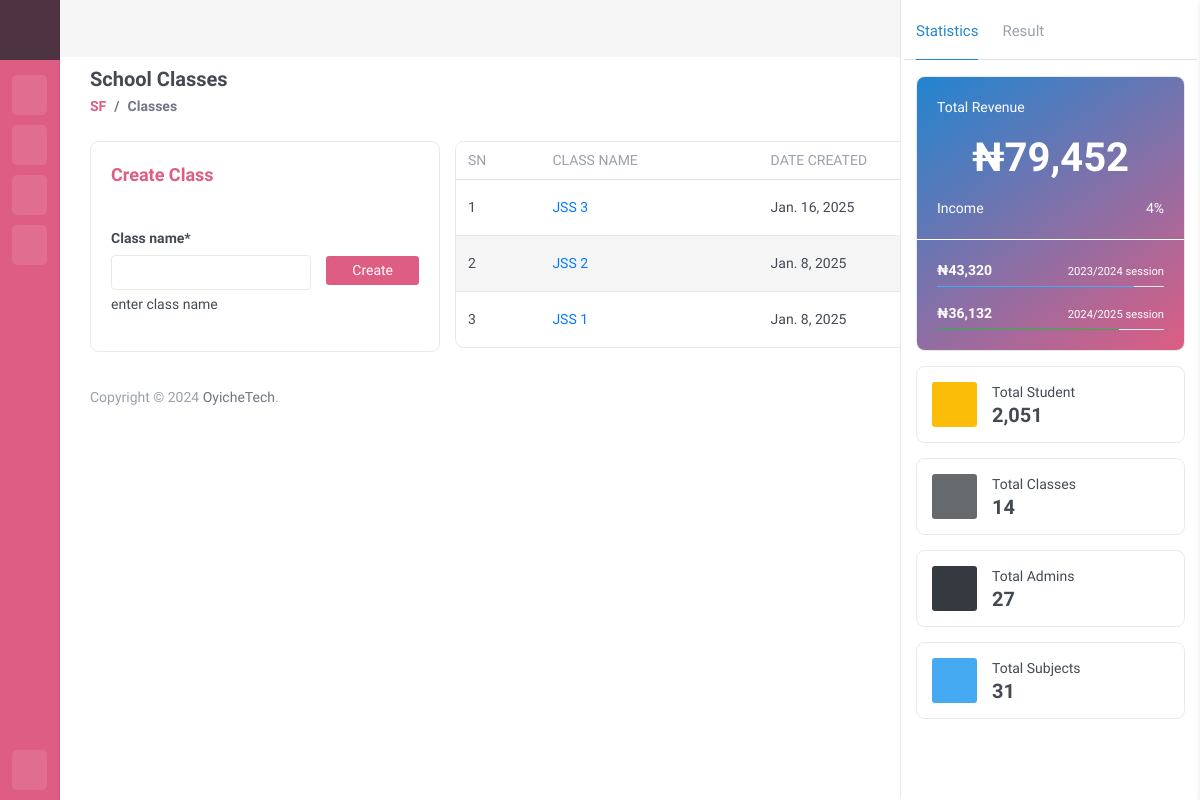
The page /sch/school_classes (signed in) on the database its author committed.
### oyiche_auth/models.py (models this page shows, shortened)
class User(AbstractBaseUser, PermissionsMixin):
    user_id = models.UUIDField(
        default=uuid.uuid4, primary_key=True, unique=True, editable=False)
    username = models.CharField(
        max_length=20, db_index=True, unique=True, blank=True)
    userType = models.ForeignKey(
        to="UserType", on_delete=models.CASCADE, blank=True, null=True)
    phone = models.CharField(max_length=11, db_index=True,
                             unique=True, blank=True, null=True)
    pic = models.ImageField(default='img/user.png',
                            null=True, blank=True, upload_to='uploads/profile/')
    email = models.CharField(max_length=100, db_index=True, unique=True,
                             verbose_name='email address', blank=True, null=True)
    date_joined = models.DateTimeField(
        verbose_name='date_joined', auto_now_add=True)
    last_login = models.DateTimeField(
        verbose_name='last_login', auto_now=True, null=True)
    is_active = models.BooleanField(default=True)
    is_staff = models.BooleanField(default=False)
    is_superuser = models.BooleanField(default=False)
    USERNAME_FIELD = 'username'
    REQUIRED_FIELDS = []
    objects = UserManager()
    def get_school_name(self):
        try:
            if str(self.userType) == 'school':
                school = SchoolInformation.objects.get(principal_id=self.user_id)
                return school.school_username
            elif str(self.userType) == 'student':
                student = StudentInformation.objects.get(user_id=self.user_id)
                return student.school.school_username
            elif str(self.userType) == 'admin':
                return 'Oyiche'
            return None
        except SchoolInformation.DoesNotExist:
            raise Http404("School Information not Found! contact Host.")
        except StudentInformation.DoesNotExist:
            raise Http404("School Information not Found! contact School.")
        except Exception as e:
            return redirect('auth:login')  # Redirect to login page in case of unexpected errors
    class Meta:
        db_table = 'Users'
        verbose_name_plural = 'Users'

class UserType(models.Model):
    user_title = models.CharField(max_length=20, unique=True)
    user_description = models.CharField(max_length=100, blank=True, null=True)
    def __str__(self):
        return self.user_title
    class Meta:
        db_table = 'UserType'
        verbose_name_plural = 'UserType'

### oyiche_schMGT/models.py (models this page shows, shortened)
class SchoolInformation(models.Model):
    sch_id = models.UUIDField(
        default=uuid.uuid4, primary_key=True, unique=True, editable=False)
    principal_id = models.ForeignKey(
        to=settings.AUTH_USER_MODEL, on_delete=models.CASCADE)
    school_name = models.CharField(max_length=500, db_index=True)
    school_username = models.CharField(
        max_length=20, db_index=True, unique=True)
    school_email = models.CharField(
        max_length=100, db_index=True, unique=True, verbose_name="email address", blank=True, null=True)
    school_logo = models.ImageField(
        null=True, blank=True, upload_to="uploads/logos/")
    school_address = models.CharField(max_length=200, db_index=True)
    school_category = models.ForeignKey(
        to="SchoolCategory", on_delete=models.CASCADE)
    school_type = models.ForeignKey(
        to="SchoolType", on_delete=models.CASCADE)
    date_created = models.DateField(auto_now_add=True)
    class Meta:
        db_table = 'School Information'
        verbose_name_plural = 'School Information'

class SchoolClasses(models.Model):
    class_name = models.CharField(max_length=20)
    school_info = models.ForeignKey(
        to=SchoolInformation, on_delete=models.CASCADE, related_name="school_class")
    date_created = models.DateTimeField(auto_now_add=True)
    class Meta:
        db_table = 'School Classes'
        verbose_name_plural = 'School Classes'
        constraints = [
            models.UniqueConstraint(
                fields=["school_info", "class_name"],
                name="unique_class_per_school",
            )
        ]

### oyiche_schMGT/views.py (the view, shortened to what this page needs)
# urls.py: path("school_classes", SchoolClassesView.as_view(), name="school_classes"),
class SchoolClassesView(LoginRequiredMixin, ListView):
    model = SchoolClasses
    template_name = "backend/classes/school_classes.html"
    form = SchoolClassesForm
    def get_queryset(self):
        school = get_school(self.request)
        if school:
            return SchoolClasses.objects.filter(school_info=school).order_by('-date_created')
        return SchoolClasses.objects.none()
    def get_context_data(self, **kwargs):
        school = get_school(self.request)
        context = super(SchoolClassesView, self).get_context_data(**kwargs)
        context['form'] = self.form(school=school)
        return context

### oyiche_schMGT/forms.py (shortened to what this page needs)
class SchoolClassesForm(forms.ModelForm):
    def __init__(self, *args, **kwargs):
        self.school = kwargs.pop('school', '')
        super(SchoolClassesForm, self).__init__(*args, **kwargs)
    class_name = forms.CharField(help_text='enter class name', widget=forms.TextInput(
        attrs={
            'class': 'form-control',
            'type': 'text',
        }
    ))
    class Meta:
        model = SchoolClasses
        fields = ('class_name',)

### oyiche_schMGT/views.py (called while the page is built)
def get_school(request):
    school = None
    try:
        school = SchoolAdminInformation.objects.get(user=request.user)
        return school
    except SchoolAdminInformation.DoesNotExist:
        try:
            school = SchoolInformation.objects.get(
                principal_id=request.user)
        except SchoolInformation.DoesNotExist:
            messages.error(
                request, "Profile doesn't exist!!, therefore files list can't be displayed")
            return None
    finally:
        return school

### Templates/backend/classes/school_classes.html (shortened to what this page needs)
{% extends 'base.html' %}
{% load static %}
{% load crispy_forms_tags %}
{% block head %} {% include 'partials/backend/head.html' %} {% endblock head %}
{% block body %}
<div id="main_content">
    {% include 'partials/backend/sidebar-mini.html' %}
    {% include 'partials/backend/quick-menu.html' %}
    <div class="page">
        {% include 'partials/backend/nav.html' %}
        <div class="section-body">
            <div class="container-fluid">
                <div class="d-flex justify-content-between align-items-center ">
                    <div class="header-action">
                        <h1 class="page-title">School Classes</h1>
                        <ol class="breadcrumb page-breadcrumb">
                            {% include 'partials/backend/breadcrumb.html' %}
                            <li class="breadcrumb-item active" aria-current="page">Classes</li>
                        </ol>
                    </div>
                    <ul class="nav nav-tabs page-header-tab">
                        <li class="nav-item"><a class="nav-link active" data-toggle="tab" href="#Student-all">All Classes </a></li>
                    </ul>
                </div>
            </div>
        </div>
        <div class="section-body mt-4">
            <div class="container-fluid">
                <div class="tab-content">
                    <div class="tab-pane active" id="Student-all">
                        <div class="row">
                            <div class="col-lg-4 col-md-4 col-sm-12">
                                <div class="card">
                                    <div class="card-header">
                                        <h3 class="card-title">Create Class</h3>
                                        <div class="card-options ">
                                            <a href="#" class="card-options-collapse" data-toggle="card-collapse"><i class="fe fe-chevron-up"></i></a>
                                            <a href="#" class="card-options-remove" data-toggle="card-remove"><i class="fe fe-x"></i></a>
                                        </div>
                                    </div>
                                    <div class="card-body">
                                        <form action="" method="post">
                                            <div class="row">
                                                <div class="col-lg-8 col-md-8 col-sm-8">
                                                    {{form|crispy}}
                                                </div>
                                                <div class="col-lg-4 col-md-4 col-sm-4 mt-4 pt-1">
                                                    <button type="submit" class="btn btn-sm btn-primary btn-block" name="create">Create</button>
                                                </div>
                                            </div>
                                        </form>
                                    </div>
                                </div>
                            </div>
                            <div class="col-lg-8 col-md-8 col-sm-12">
                                <div class="table-responsive card">
                                    <table class="table table-hover table-vcenter table-striped mb-0 text-nowrap">
                                        <thead>
                                            <tr>
                                                <th>SN</th>
                                                <th>Class Name</th>
                                                <th>Date Created</th>
                                                <th>Action</th>
                                            </tr>
                                        </thead>
                                        <tbody>
                                            {% if object_list %}
                                              {% for object in object_list %}
                                                <tr>
                                                    <td>{{forloop.counter }}</td>
                                                    <td><a href="{% url 'sch:school_options' object.pk %}">{{ object.class_name|upper }}</a></td>
                                                    <td>{{ object.date_created|date }}</td>
                                                    <td>
                                                      <button type="button" class="btn btn-sm" title="Edit" data-toggle="modal" data-target="#editClass{{forloop.counter}}"></button>
                                                        <button type="button" class="btn btn-sm" title="Delete" data-toggle="modal" data-target="#deleteStudent{{forloop.counter}}"></button>
                                                    </td>
                                                </tr>
                                              {% endfor %}
                                            {% else %}
                                            {% include 'partials/backend/empty_list.html' %}
                                            {% endif %}
                                        </tbody>
                                    </table>
                                </div>
                            </div>
                        </div>
                    </div>
                </div>
            </div>
        </div>
        {% include 'partials/backend/footer.html' %}
    </div>
</div>
{% include 'partials/backend/script.html' %}
{% endblock body %}

### Templates/partials/backend/breadcrumb.html
{% load static %}
<li class="breadcrumb-item"><a href="{% url 'auth:dashboard' %}">{{request.user.get_school_name}}</a></li>

### rows shown on the page
User: user.get_school_name "SF"
SchoolClasses: class_name "JSS 3", date_created "Jan. 16, 2025"
SchoolClasses: class_name "JSS 2", date_created "Jan. 8, 2025"
SchoolClasses: class_name "JSS 1", date_created "Jan. 8, 2025"
